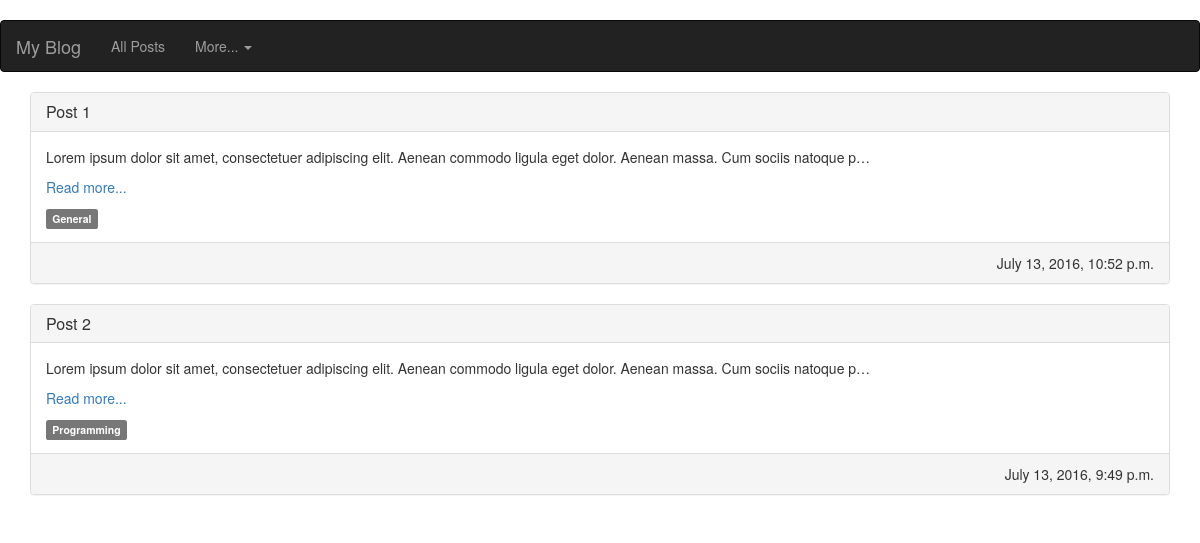
/blog/, run on an earlier commit of the app's database.
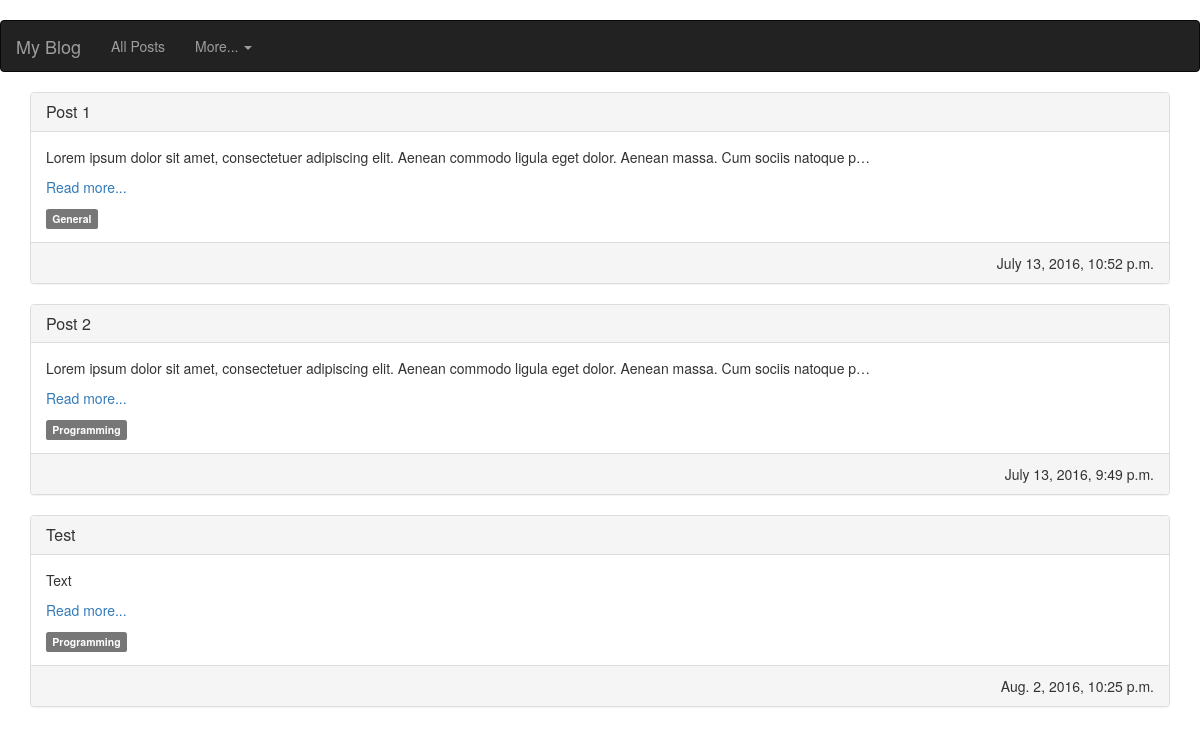
And on a later commit of the database.
### blog/models.py (models this page shows, shortened)
class Post(models.Model):
    title = models.CharField(max_length=225)
    content = models.TextField(max_length=10000)
    published = models.BooleanField(default=False)
    created_date = models.DateTimeField(auto_now_add=True)
    modified_date = models.DateTimeField(auto_now=True)
    category = models.ForeignKey(Category, on_delete=models.CASCADE)
    @models.permalink
    def get_absolute_url(self):
        return ('blog:detail', [self.pk])

class Category(models.Model):
    title = models.CharField(max_length=256, blank=True)
    created_date = models.DateTimeField(auto_now_add=True)
    modified_date = models.DateTimeField(auto_now=True)
    class Meta:
        verbose_name_plural = "Categories"
    def __str__(self):
        return self.title

### blog/views.py (the view)
class PostListView(ListView):
    model = Post

### blog/templates/blog/post_list.html
{% extends 'base.html' %}
{% block content %}
    {% for post in object_list %}
      {% if post.published %}
        <div class="panel panel-default">
            <div class="panel-heading">
              <h1 class="panel-title">{{ post.title }}</h1>
            </div>
            <div class="panel-body">
                <p>{{ post.content |truncatechars:127 }}</p>
                <p><a href="{{ post.get_absolute_url }}">Read more...</a></p>
                <span class="label label-default">{{ post.category }}</span>
            </div>
            <div class="panel-footer clearfix">
                <div class="pull-right">
                  {{ post.modified_date }}
                </div>
            </div>
        </div>
      {% endif %}
    {% empty %}
    <p>No Posts!!</p>
    {% endfor %}
{% endblock %}

### blog/templates/base.html (shortened to what this page needs)
{% load staticfiles %}
<!DOCTYPE html>
<html lang="en">
    <head>
        <link href="https://maxcdn.bootstrapcdn.com/bootstrap/3.3.6/css/bootstrap.min.css" rel="stylesheet">
    </head>
<body>
  <nav class="navbar navbar-inverse">
    <div class="container-fluid">
      <div class="navbar-header">
        <a class="navbar-brand" href="#">My Blog</a>
      </div>
      <div class="collapse navbar-collapse" id="bs-example-navbar-collapse-1">
        <ul class="nav navbar-nav">
          <li><a href="{% url 'blog:list'%}">All Posts</a></li>
          <li class="dropdown">
            <a href="#" class="dropdown-toggle" data-toggle="dropdown" role="button" aria-haspopup="true" aria-expanded="false">More... <span class="caret"></span></a>
          </li>
        </ul>
      </div>
    </div>
  </nav>
<div class="container">
     {% block content %}Empty page{% endblock %}
</div>
</body>
</html>

### blog/templates/base.html (style rules this page uses)
body { padding-top: 20px; }

What changed in the data, as far as the page shows it:
added Post: title "Test", content "Text", category "Programming", modified_date "Aug. 2, 2016, 10:25 p.m."
